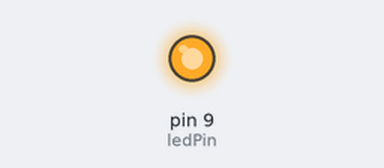
A sketch run on a simulated Arduino Uno, built with avr-gcc and run on an emulated ATmega328P. Shown: output pins drawn as LEDs (lit = HIGH).

Above: at 0.2 s.
At 5.5 s:
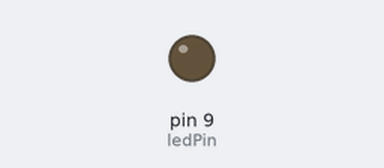
Timing chart, 0 to 8.1 s (numbered marks = the images above):
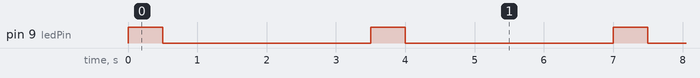

The sketch:

sampleBlinkLed.ino
```cpp
// Arduioui
// LED blink every 3 seconds during 500 ms

int ledPin = 9;

void setup() {
  // setup code here, to run once

  pinMode(ledPin, OUTPUT);
}

void loop() {
  // main code here, to run repeatedly

  digitalWrite(ledPin, HIGH);
  delay(500);

  digitalWrite(ledPin, LOW);
  delay(3000);
}
```

Measured:
- by itself, pin 9 (ledPin): alternates HIGH for 0.50 s and LOW for 3.0 s
